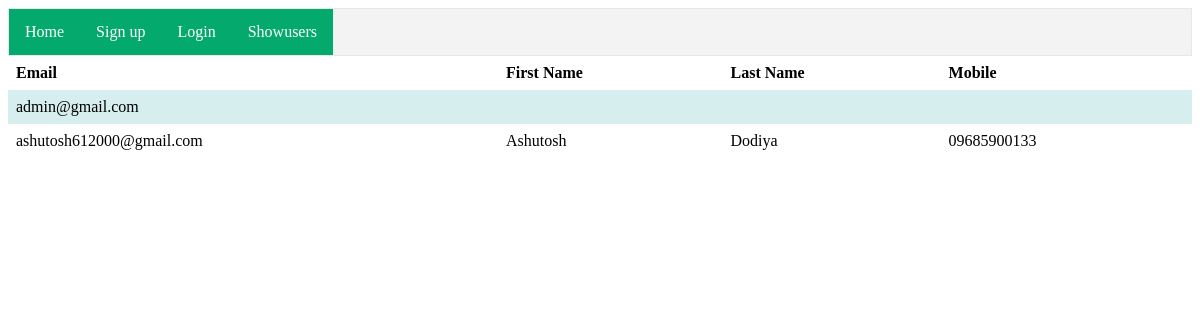
The page /showusers/ on the database as committed earlier.
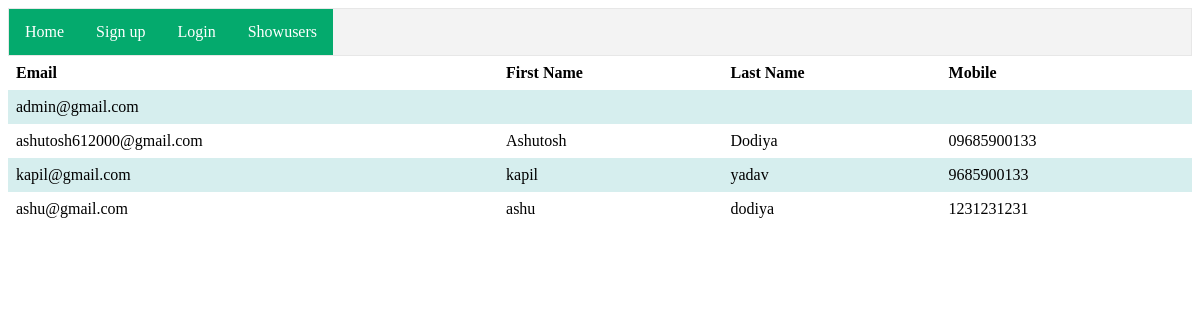
The same page on the database as committed later.
### account/models.py (models this page shows)
class User(AbstractUser):
    username = models.CharField(max_length=150, unique=True, blank=True, null=True)
    email = models.EmailField(unique=True)
    mobile = models.CharField(max_length=10)
    objects = UserManager()
    USERNAME_FIELD = 'email'
    REQUIRED_FIELDS = []

### account/views.py (the view)
# urls.py: path('showusers/',showusers,name='showusers'),
def showusers(request):
    user = User.objects.all()
    print("ssssssssssssssssssssssssssssssssssssssssssssssssssssssss")
    for u in user:
        print(u.username)
        print(u.first_name )
    return render(request, 'showuser.html', {'user':user})

### templates/showuser.html (shortened to what this page needs)
{% extends 'base.html' %}
{% block add %}
<!DOCTYPE html>
<html>
<head>
</head>
<body>
<div>
    <table>
        <tr>
            <th>Email</th>
            <th>First Name</th>
            <th>Last Name</th>
            <th>Mobile</th>
        </tr>
        {% for i in user %}
        <tr>
            <td>{{i.email}}</td>
            <td>{{i.first_name}}</td>
            <td>{{i.last_name}}</td>
            <td>{{i.mobile}}</td>
        {% endfor %}
        </tr>
    </table>
    </div>
</body>
</html>
{% endblock %}

### templates/base.html (shortened to what this page needs)
<!DOCTYPE html>
<html>
<head>
</head>
<body>
 <ul>
  <li><a class="active" href={% url 'index' %}>Home</a></li>
  {% if user.is_authenticated %}
   Welcome {{request.user}}
  <li><a class="active" href={% url 'handlelogout' %}>Log Out</a></li>
  {% else %}
  <li><a class="active" href={% url 'handleSignup' %}>Sign up</a></li>
  <li><a class="active" href={% url 'handlelogin' %}>Login</a></li>
  <li><a class="active" href={% url 'showusers' %}>Showusers</a></li>
  {% endif %}
</ul>
{% block add %}{% endblock add %}
</body>

### templates/base.html (style rules this page uses)
ul { list-style-type: none; margin: 0; padding: 0; overflow: hidden; border: 1px solid #e7e7e7; background-color: #f3f3f3; }
li { float: left; }
li a { display: block; color: #666; text-align: center; padding: 14px 16px; text-decoration: none; }
li a.active { color: white; background-color: #04AA6D; }

### templates/showuser.html (style rules this page uses)
table { border-collapse: collapse; width: 100%; }
th, td { text-align: left; padding: 8px; }
tr:nth-child(even) { background-color: #D6EEEE; }

Rows that differ between the two databases and show on the page:
added User: email "kapil@gmail.com", first_name "kapil", last_name "yadav", mobile "9685900133"
added User: email "ashu@gmail.com", first_name "ashu", last_name "dodiya", mobile "1231231231"
